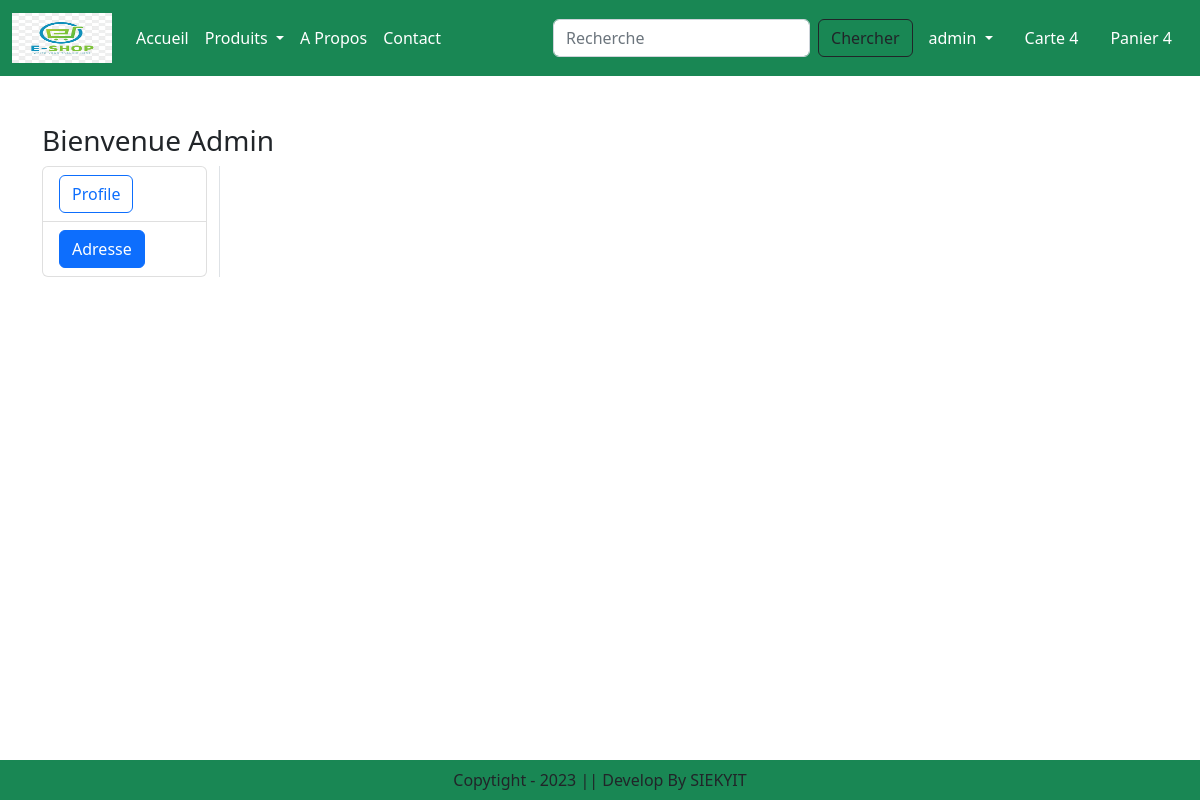
The app's page /address/ (signed in), older data.
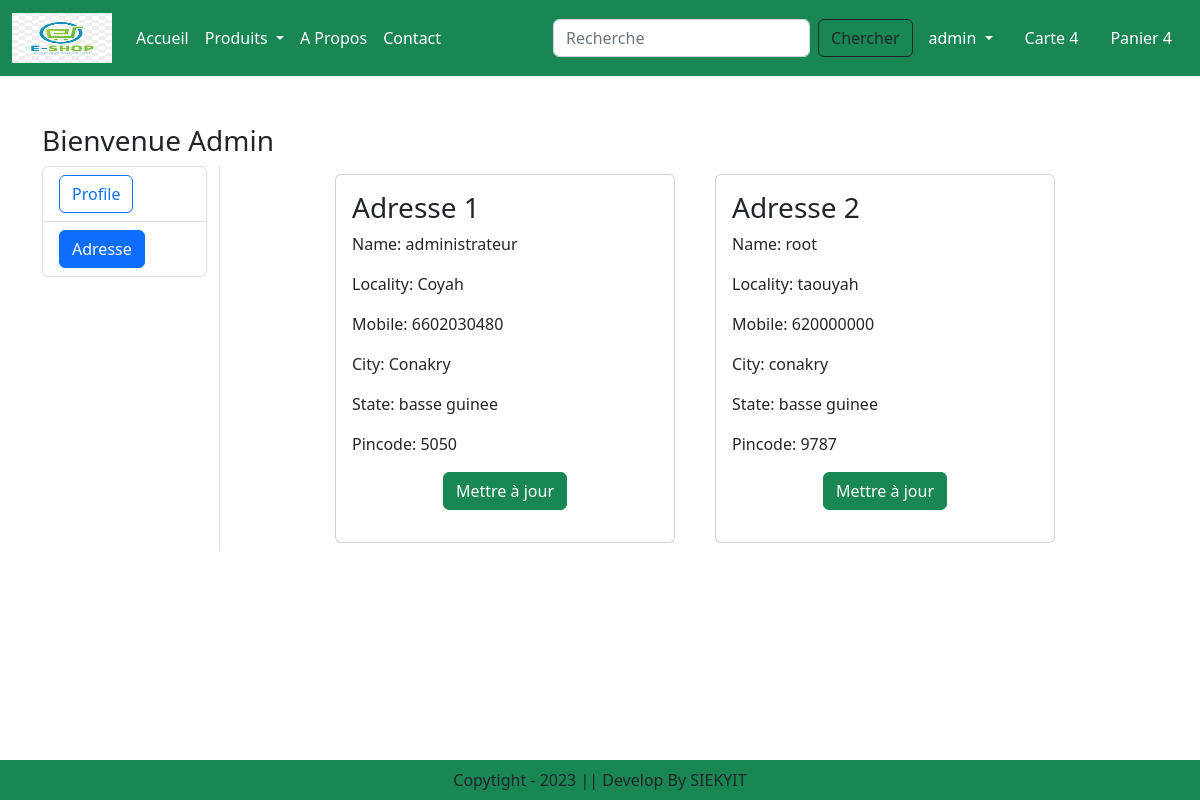
The same page, newer data.
### app/models.py (models this page shows, shortened)
class Customer(models.Model):
    user = models.ForeignKey(User, on_delete=models.CASCADE)
    name = models.CharField(max_length=200)
    locality = models.CharField(max_length=200)
    city = models.CharField(max_length=50)
    mobile = models.IntegerField(default=0)
    zipcode = models.IntegerField()
    state = models.CharField(choices=STATE_CHOICES, max_length=100)

### app/views.py (the view)
# urls.py: path('address/', views.address, name="address"),
@login_required
def address(request):
    add = Customer.objects.filter(user=request.user)
    totalitem = 0
    if request.user.is_authenticated:
        totalitem = len(Cart.objects.filter(user=request.user))
    return render(request, 'app/address.html',locals())

### app/templates/app/address.html (shortened to what this page needs)
{% extends 'app/base.html' %}
{% load static %}
{% block main-content %}
<div class="container my-5">
    <div class="row">
        <h3>Bienvenue <span class="text-capitalize">{{request.user}}</span></h3>
        <div class="col-sm-2 border-end">
            <ul class="list-group">
                <li class="list-group-item"><a href="{% url 'profile' %}" class="btn btn-outline-primary">Profile</a></li>
                <li class="list-group-item"><a href="{% url 'address' %}" class="btn btn-primary">Adresse</a></li>
            </ul>
        </div>
        <div class="col-sm-8 offset-sm-1">
            <div class="row">
                {% for ad in add %}
                    <div class="col-sm-6">
                        <div class="card m-2">
                            <div class="card-body">
                                <h3>Adresse {{forloop.counter}}</h3>
                                <p>Name: {{ad.name}}</p>
                                <p>Locality: {{ad.locality}}</p>
                                <p>Mobile: {{ad.mobile}}</p>
                                <p>City: {{ad.city}}</p>
                                <p>State: {{ad.state}}</p>
                                <p>Pincode: {{ad.zipcode}}</p>
                                <p class="text-center">
                                    <a href={% url 'updateAddress' pk=ad.pk %} type="button" class="btn btn-success">
                                        Mettre à jour
                                    </a>
                                </p>
                            </div>
                        </div>
                    </div>
                {% endfor %}
            </div>
        </div>
    </div>
</div>
{% endblock main-content %}

Row changes from the older to the newer data that the page shows:
added Customer: name "administrateur", locality "Coyah", mobile "6602030480", city "Conakry", state "basse guinee", zipcode "5050"
added Customer: name "root", locality "taouyah", mobile "620000000", city "conakry", state "basse guinee", zipcode "9787"
